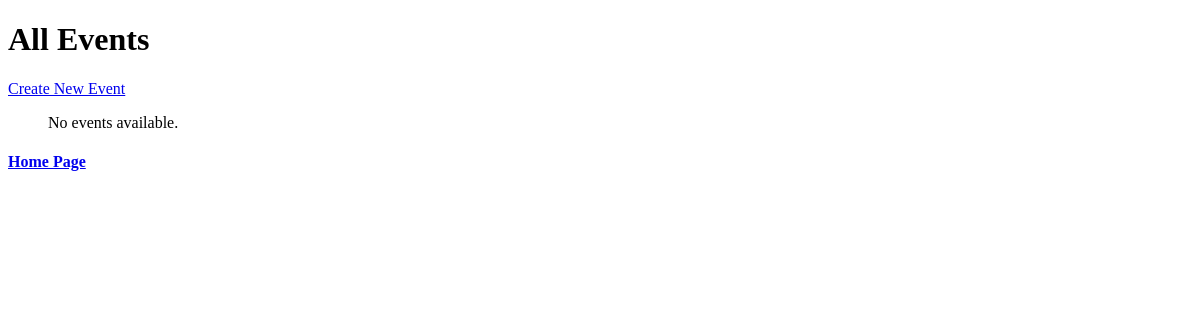
Page /event_list/ on the earlier database version.
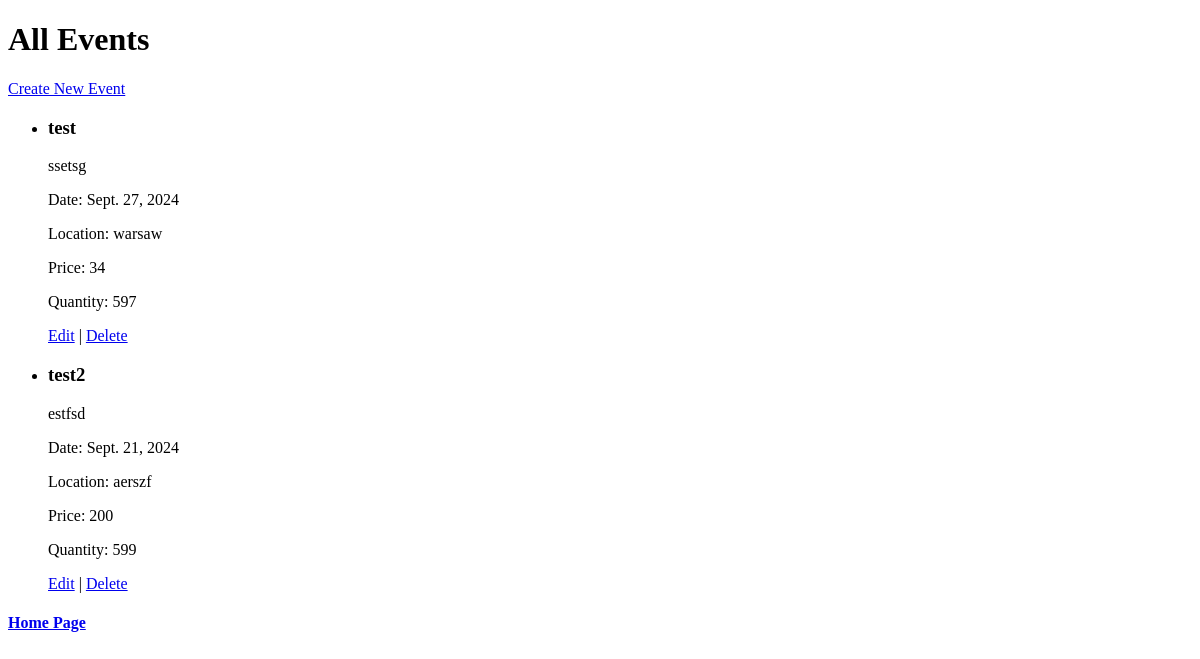
Same page on the later database version.
### tickets_app/models.py (models this page shows, shortened)
class Event(models.Model):
    organizer = models.ForeignKey(User, on_delete=models.CASCADE, limit_choices_to={'role': 'instructor'})
    title = models.CharField(max_length=25)
    date = models.DateField()
    location = models.TextField()
    description = models.TextField()
    price = models.PositiveIntegerField()
    quantity = models.PositiveIntegerField()

### tickets_app/views.py (the view)
# urls.py: path('event_list/', event_list, name='event_list'),
def event_list(request):
    events = Event.objects.all()
    return render(request, 'event_list.html', {'events': events})

### tickets_app/templates/event_list.html (shortened to what this page needs)
<!DOCTYPE html>
<html lang="en">
<head>
</head>
<body>
    <h1>All Events</h1>
    <a href="{% url 'create_event' %}">Create New Event</a>
    <ul>
        {% for event in events %}
        <li>
            <h3>{{ event.title }}</h3>
            <p>{{ event.description }}</p>
            <p>Date: {{ event.date }}</p>
            <p>Location: {{ event.location }}</p>
            <p>Price: {{ event.price }}</p>
            <p>Quantity: {{ event.quantity }}</p>
            <a href="{% url 'update_event' event.id %}">Edit</a> |
            <a href="{% url 'delete_event' event.id %}">Delete</a>
        </li>
        {% empty %}
        <p>No events available.</p>
        {% endfor %}
    </ul>
    <h4><a href="{% url 'index' %}">Home Page</a></h4>
</body>
</html>

Differences in the rows shown:
added Event: title "test", description "ssetsg", date "Sept. 27, 2024", location "warsaw", price "34", quantity "597"
added Event: title "test2", description "estfsd", date "Sept. 21, 2024", location "aerszf", price "200", quantity "599"
Other differences:
text no longer shown: "No events available."
